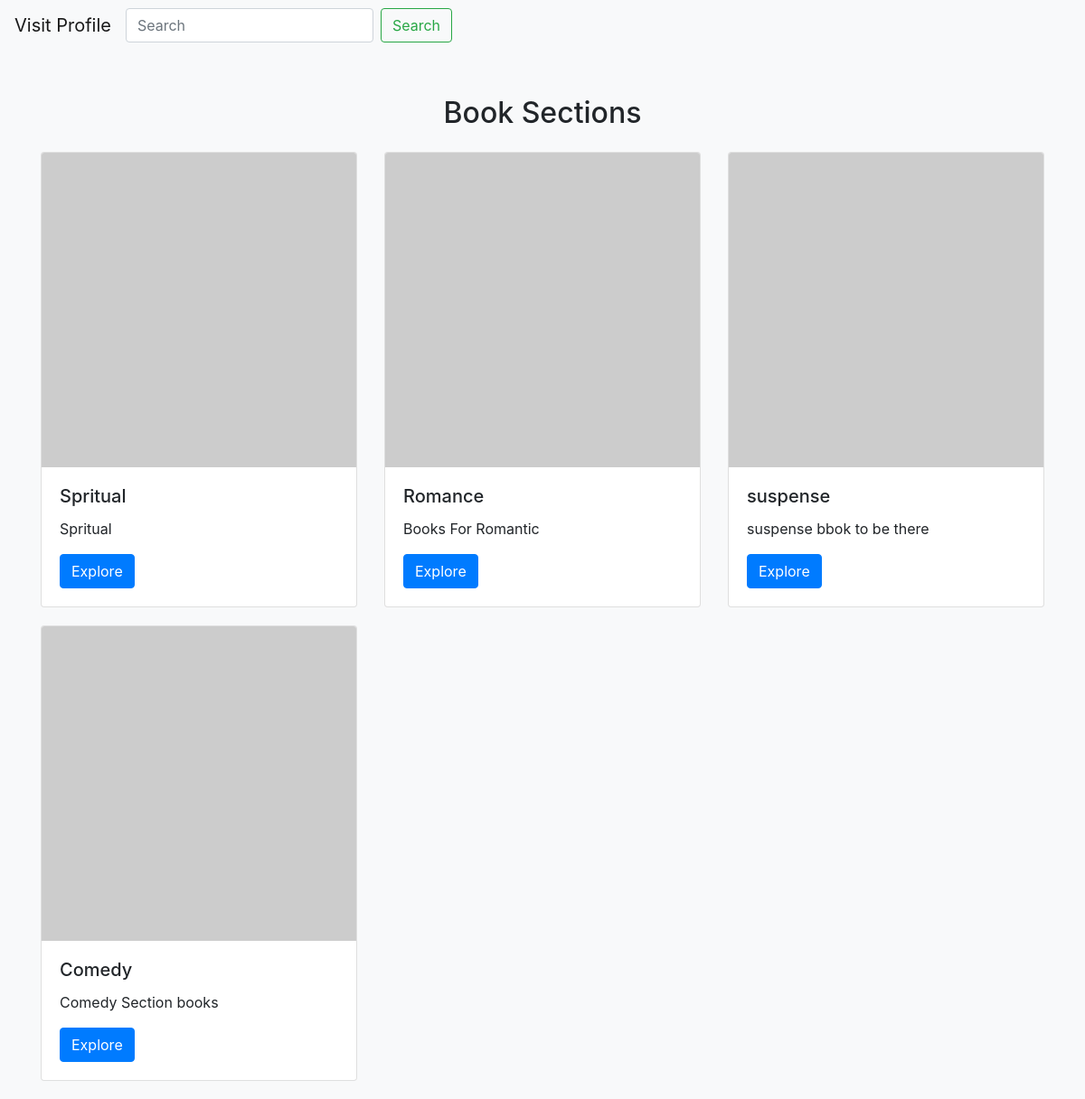
Screenshot of /collections/1 with the database file from the repository.
### app.py (models this page shows)
class Section(db.Model):
    id = db.Column(db.Integer, primary_key=True)
    name = db.Column(db.String(100), nullable=False)
    date_created = db.Column(db.DateTime, default=datetime.utcnow)
    description = db.Column(db.Text, nullable=True)
    books = db.relationship('Book', backref='section', lazy=True)

### app.py (the view)
@app.route("/collections/<int:user_id>")
def Collection(user_id):
    allSections = Section.query.all()
    random_colors = ['#'+('%06x' % random.randint(0,256**3-1)) for _ in range(len(allSections))]
    active_user = User.query.get(user_id)
    if active_user:
        session['user_id'] = user_id
        session['username'] = active_user.username
        return render_template("collection.html", alltodo=allSections, random_colors=random_colors, active_user=active_user , username=active_user.username)
    else:
        return "User not found", 404

### templates/collection.html (shortened to what this page needs)
<!DOCTYPE html>
<html lang="en">
<head>
    <link rel="stylesheet" href="https://maxcdn.bootstrapcdn.com/bootstrap/4.0.0/css/bootstrap.min.css"
>
</head>
<body>
    <nav class="navbar navbar-expand-lg navbar-light bg-light">
        <a class="navbar-brand" href="{{ url_for('user_dashboard', user_id=active_user.user_id , ) }}">Visit Profile</a>
        <form action="/search_user_section" method="GET" class="form-inline my-2 my-lg-0">
            <input class="form-control mr-sm-2" type="text" name="search_query" value="{{ search_query }}" placeholder="Search">
            <button class="btn btn-outline-success my-2 my-sm-0" type="submit">Search</button>
        </form>
    </nav>
    <div class="container">
        <h2 class="text-center mt-4 mb-4">Book Sections</h2>
        <div class="row">
            {% for todo in alltodo %}
            <div class="col-md-4">
                <div class="card">
                    <img src="https://via.placeholder.com/300/228B22/FFFFFF?text={{todo.name}}" class="card-img-top"
                         alt="Non-Fiction">
                    <div class="card-body">
                        <h5 class="card-title">{{todo.name}}</h5>
                        <p class="card-text">{{todo.description}}</p>
                        <a href="/exploreBooks/{{ todo.id }}?user_id={{ active_user.user_id }}&username={{ active_user.username }}" class="btn btn-primary">Explore</a>
                    </div>
                </div>
            </div>
              {% endfor %}
        </div>
    </div>

### templates/collection.html (style rules this page uses)
body { background-color: #f8f9fa; }
.container { margin-top: 50px; }
.card { margin-bottom: 20px; }

### rows the page displays
Section: name "Spritual", description "Spritual"
Section: name "Romance", description "Books For Romantic"
Section: name "suspense", description "suspense bbok to be there"
Section: name "Comedy", description "Comedy Section books"
